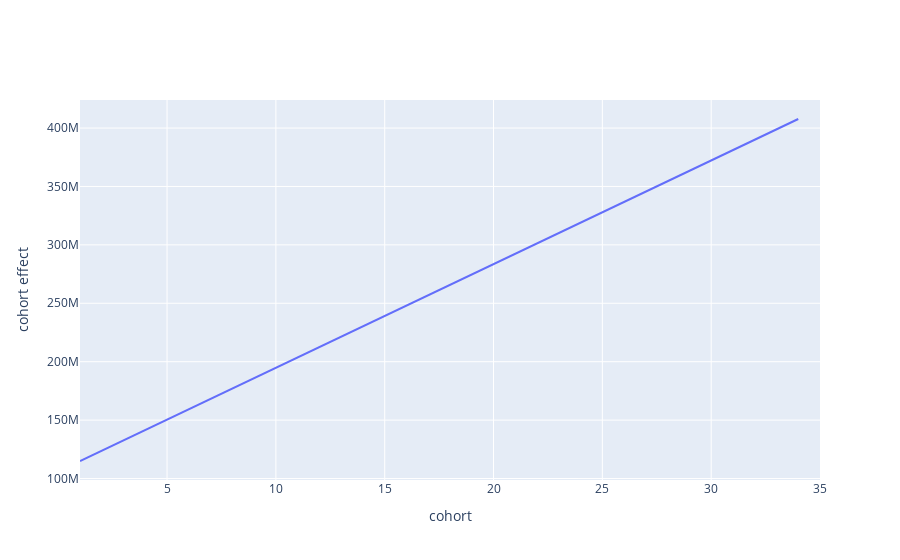

Write notebook code for a chart like this one.
### Markdown cell above
## visualize the effect for reg1

### Code cell
reg_v = reg1.coef_[1:len_v]
v_range = [v.min(),v.max()]
v_layout = go.Layout(
    title=
        {
            'y':0.9,
            'x':0.45,
            'xanchor': 'center', 
            'yanchor': 'top'
        },
        xaxis=dict(
            title="cohort",
            range = v_range
        ),
        yaxis=dict(
            title="cohort effect"
        )
    )

cohort_trace0 = go.Scatter(
    x = v,
    y = reg_v,
    mode = 'lines',
    name = 'default rate'
)

vintage_fig_reg = go.Figure({'data': [cohort_trace0],'layout': v_layout})
vintage_fig_reg.show()

### Figure 1 — Plotly figure (JSON) as saved in the notebook; plotly's stock layout.template omitted (floating-point values rounded to 4 significant figures)
{"data": [{"mode": "lines", "name": "default rate", "type": "scatter", "x": [1, 2, 3, 4, 5, 6, 7, 8, 9, 10, 11, 12, 13, 14, 15, 16, 17, 18, 19, 20, 21, 22, 23, 24, 25, 26, 27, 28, 29, 30, 31, 32, 33, 34, 35], "y": [115000000.0, 123900000.0, 132700000.0, 141600000.0, 150500000.0, 159400000.0, 168200000.0, 177100000.0, 186000000.0, 194800000.0, 203700000.0, 212600000.0, 221500000.0, 230300000.0, 239200000.0, 248100000.0, 256900000.0, 265800000.0, 274700000.0, 283500000.0, 292400000.0, 301300000.0, 310200000.0, 319000000.0, 327900000.0, 336800000.0, 345600000.0, 354500000.0, 363400000.0, 372300000.0, 381100000.0, 390000000.0, 398900000.0, 407700000.0]}], "layout": {"title": {"x": 0.45, "xanchor": "center", "y": 0.9, "yanchor": "top"}, "xaxis": {"range": [1, 35], "title": {"text": "cohort"}}, "yaxis": {"title": {"text": "cohort effect"}}}}
